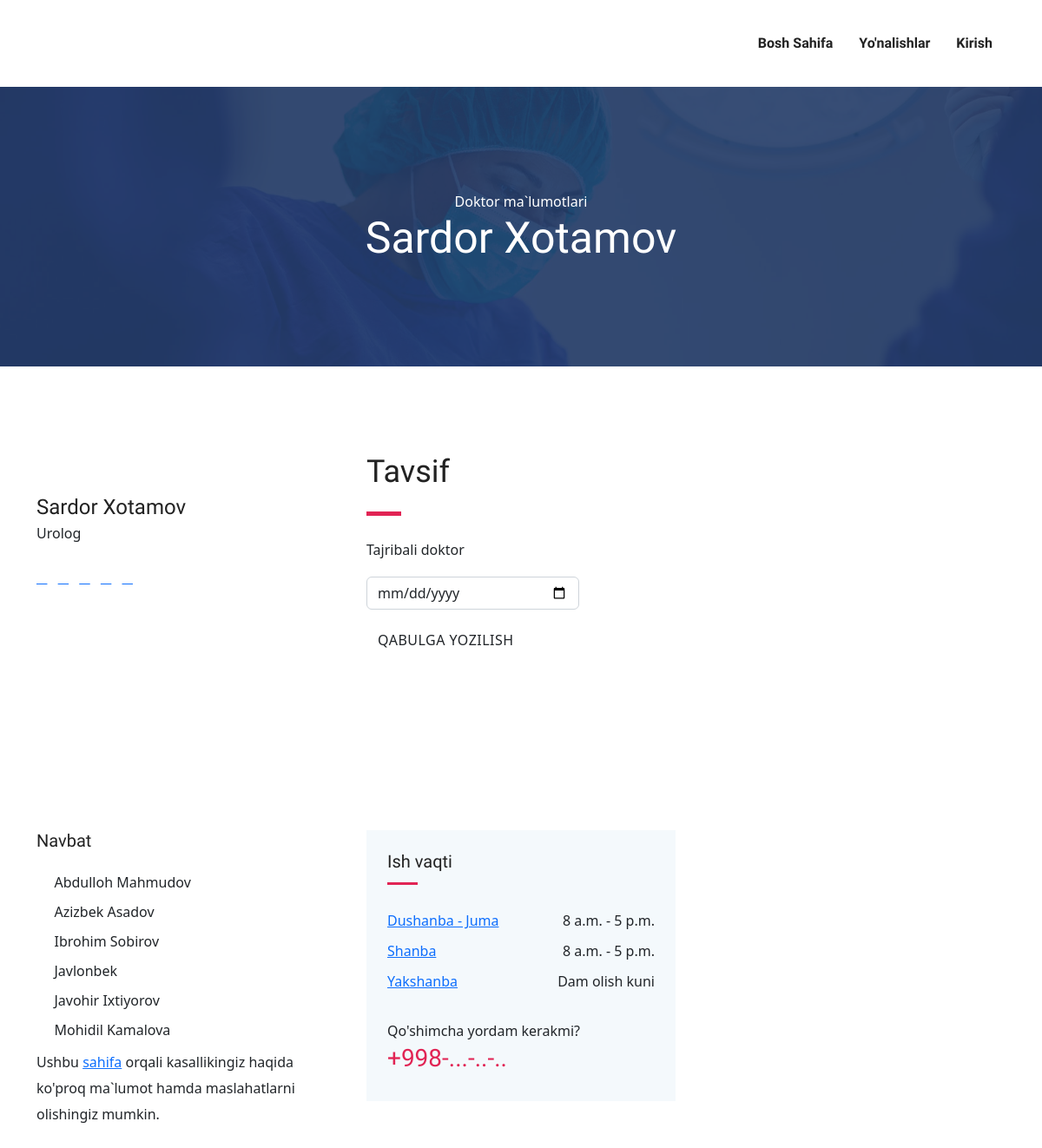
The app's page /doctor/xorazm-markaziy-kasalxonasi-urolog-sardor-xotamov/ with its own data.
### hospital/models.py (models this page shows, shortened)
class Doctor(models.Model):
    username = models.CharField(max_length=30, unique=True)
    hospital = models.ForeignKey(Hospital, verbose_name='Kasalxonani tanlang:',on_delete=models.CASCADE)
    department = models.ForeignKey(Department, verbose_name="Doktor yo'nalishini tanlang:", on_delete=models.PROTECT)
    first_name = models.CharField('Ismi',max_length=50)
    last_name = models.CharField('Familiyasi',max_length=70)
    slug = models.SlugField(blank=True, null=True, max_length=100)
    description = models.TextField('Doktor haqida ma`lumot',max_length=400)
    preview_photo = CloudinaryField(blank=True)
    work_start_time = models.TimeField('Ishni boshlashnish vaqti')
    work_end_time = models.TimeField('Ishni tugash vaqti')
    sick_list = models.ManyToManyField(Account, blank=True, through='SickItem')
    created_date = models.DateTimeField(auto_now_add=True)
    last_login = models.DateTimeField(auto_now_add=True)
    class Meta:
        verbose_name_plural = "Doktor"

class Department(models.Model):
    name = models.CharField("Yo'nalish nomi",max_length=100)
    preview_photo = CloudinaryField()
    created_date = models.DateTimeField(auto_now_add=True)
    class Meta:
        verbose_name_plural = "Yo'nalish"

class SickItem(models.Model):
    account = models.ForeignKey(Account, on_delete=models.CASCADE)
    doctor = models.ForeignKey(Doctor, on_delete=models.CASCADE, blank=True, null=True)
    weekday = models.DateField(auto_now_add=False, blank=True, null=True)
    order = models.IntegerField(default=1)
    timestamp = models.DateTimeField(auto_now_add=True)
    class Meta:
        verbose_name_plural = "Kasallar"
        ordering = ['order','-timestamp']

### account/models.py (models this page shows, shortened)
class Account(AbstractBaseUser):
    username = models.CharField(max_length=100, unique=True)
    phone_number = models.CharField(max_length=13, unique=True)
    is_send_sms = models.BooleanField(default=False)
    date_joined = models.DateField(auto_now_add=True)
    last_login = models.DateTimeField(auto_now_add=True)
    is_admin = models.BooleanField(default=False)
    is_superuser = models.BooleanField(default=False)
    is_active = models.BooleanField(default=True)
    is_staff = models.BooleanField(default=False)
    USERNAME_FIELD = 'username'
    REQUIRED_FIELDS = ['phone_number',]
    objects = MyAccountManager()
    class Meta:
        verbose_name_plural = "Account"

### hospital/views.py (the view)
# urls.py: path('doctor/<slug:slug>/',getDoctor, name='get-doctor'),
def getDoctor(request, slug):
    doctor = Doctor.objects.get(slug=slug)
    sick_item = doctor.sick_list.through.objects.filter(doctor__slug=slug,
        weekday=datetime.date.today()).order_by('-order')
    context = {
        'doctor':doctor,
        'sick_item':sick_item
    }
    return render(request, 'hospital/doctor-single.html', context)

### hospital/templates/hospital/doctor-single.html (shortened to what this page needs)
{% extends 'base.html' %}
{% block content %}
{% include 'navbar.html' %}
<section class="page-title bg-1">
	<div class="container">
		<div class="row">
			<div class="col-md-12">
				<div class="block text-center">
					<span class="text-white">Doktor ma`lumotlari</span>
					<h1 class="text-capitalize mb-5 text-lg">{{ doctor.first_name|title }} {{ doctor.last_name|title }}
					</h1>
				</div>
			</div>
		</div>
	</div>
</section>
<section class="section doctor-single">
	<div class="container">
		<div class="row">
			<div class="col-lg-4 col-md-6">
				<div class="doctor-img-block">
					<div class="info-block mt-4">
						<h4 class="mb-0">{{ doctor.first_name|title }} {{ doctor.last_name|title }}</h4>
						<p>{{ doctor.department.name }}</p>
						<ul class="list-inline mt-4 doctor-social-links">
							<li class="list-inline-item"><a href="#"><i class="icofont-facebook"></i></a></li>
							<li class="list-inline-item"><a href="#"><i class="icofont-twitter"></i></a></li>
							<li class="list-inline-item"><a href="#"><i class="icofont-skype"></i></a></li>
							<li class="list-inline-item"><a href="#"><i class="icofont-linkedin"></i></a></li>
							<li class="list-inline-item"><a href="#"><i class="icofont-pinterest"></i></a></li>
						</ul>
					</div>
				</div>
			</div>
			<div class="col-lg-8 col-md-6">
				<div class="doctor-details mt-4 mt-lg-0">
					<h2 class="text-md">Tavsif</h2>
					<div class="divider my-4"></div>
					<p>{{ doctor.description|linebreaks|urlize }}</p>
					{% if request.user in doctor.sick_list.all %}
						<p>Ro'yxatga yozildingiz!</p>
					{% else %}
						<form action="{% url 'add-sick' doctor.slug %}" method="post">
							<input type="date" class="form-control col-md-4" name="input-date" id="input-date">
							<button type="submit" class="btn btn-main-2 btn-round-full mt-3">Qabulga yozilish<i
								class="icofont-simple-right ml-2  "></i></button>
						</form>
					{% endif %}
				</div>
			</div>
		</div>
	</div>
</section>
<section class="section doctor-skills">
	<div class="container">
		<div class="row">
			<div class="col-lg-4">
				<div class="skill-list">
					<h5 class="mb-4">Navbat</h5>
					<ul class="list-unstyled department-service">
						{% for sick in sick_item %}
							<li><i class="icofont-check mr-2"></i>{{ sick.account.username }}</li>
						{% endfor %}
						<p>Ushbu <a href="{% url 'sickness-list' %}">sahifa</a> orqali kasallikingiz haqida ko'proq ma`lumot hamda maslahatlarni olishingiz mumkin.</p>
					</ul>
				</div>
			</div>
			<div class="col-lg-4">
				<div class="sidebar-widget  gray-bg p-4">
					<h5 class="mb-4">Ish vaqti</h5>
					<ul class="list-unstyled lh-35">
						<li class="d-flex justify-content-between align-items-center">
							<a href="#">Dushanba - Juma</a>
							<span>{{ doctor.work_start_time }} - {{ doctor.work_end_time }}</span>
						</li>
						<li class="d-flex justify-content-between align-items-center">
							<a href="#">Shanba</a>
							<span>{{ doctor.work_start_time }} - {{ doctor.work_end_time }}</span>
						</li>
						<li class="d-flex justify-content-between align-items-center">
							<a href="#">Yakshanba</a>
							<span>Dam olish kuni</span>
						</li>
					</ul>
					<div class="sidebar-contatct-info mt-4">
						<p class="mb-0">Qo'shimcha yordam kerakmi?</p>
						<h3 class="text-color-2">+998-...-..-..</h3>
					</div>
				</div>
			</div>
		</div>
	</div>
</section>
{% endblock content %}

### static/css/style.css (style rules this page uses)
html { overflow-x: hidden; }
body { line-height: 1.6; font-family: "Roboto", sans-serif; -webkit-font-smoothing: antialiased; font-size: 16px; color: #6F8BA4; font-weight: 400; }
h1, .h1, h2, .h2, h3, .h3, h4, .h4, h5, .h5, h6, .h6 { font-family: "Exo", sans-serif; font-weight: 700; color: #222; }
h1, .h1 { font-size: 2.5rem; }
h2, .h2 { font-size: 44px; }
h3, .h3 { font-size: 1.5rem; }
h4, .h4 { font-size: 1.3rem; line-height: 30px; }
h5, .h5 { font-size: 1.25rem; }
p { line-height: 30px; }
.form-control { box-shadow: none; border-radius: 0; }
.btn { display: inline-block; font-size: 14px; font-size: 0.8125rem; font-weight: 700; letter-spacing: .5px; padding: .75rem 2rem; font-family: "Exo", sans-serif; text-transform: uppercase; border-radius: 5px; border: 2px solid transparent; transition: all .35s ease; }
.btn-main-2 { background: #e12454; color: #fff; border-color: #e12454; }
.btn-round-full { border-radius: 50px; }
.section { padding: 100px 0; }
.text-md { font-size: 2.25rem; }
.text-lg { font-size: 3.75rem; }
a { color: #222; text-decoration: none; transition: all .35s ease; }
.page-title { padding: 120px 0px 70px 0px; position: relative; }
.page-title .block h1 { color: #fff; }
.text-lg { font-size: 50px; }
.gray-bg { background: #f4f9fc; }
.bg-1 { background: url("../images/bg/22.jpg") no-repeat 50% 50%; background-size: cover; position: relative; }
.text-color-2 { color: #e12454; }
.divider { width: 40px; height: 5px; background: #e12454; }
.department-service { margin-bottom: 40px; }
.department-service li { margin-bottom: 10px; }
.department-service li i { color: #e12454; }
.lh-35 { line-height: 35px; }
.sidebar-widget { margin-bottom: 30px; padding-bottom: 35px; }
.sidebar-widget h5 { margin-bottom: 30px; position: relative; padding-bottom: 15px; }
.sidebar-widget h5:before { position: absolute; content: ""; left: 0px; bottom: 0px; width: 35px; height: 3px; background: #e12454; }

### records on screen
Doctor: first_name "Sardor", last_name "Xotamov", department.name "Urolog", description "Tajribali doktor", work_start_time "8 a.m.", work_end_time "5 p.m."
SickItem: account.username "Abdulloh Mahmudov"
SickItem: account.username "Azizbek Asadov"
SickItem: account.username "Ibrohim Sobirov"
SickItem: account.username "Javlonbek"
SickItem: account.username "Javohir Ixtiyorov"
SickItem: account.username "Mohidil Kamalova"
